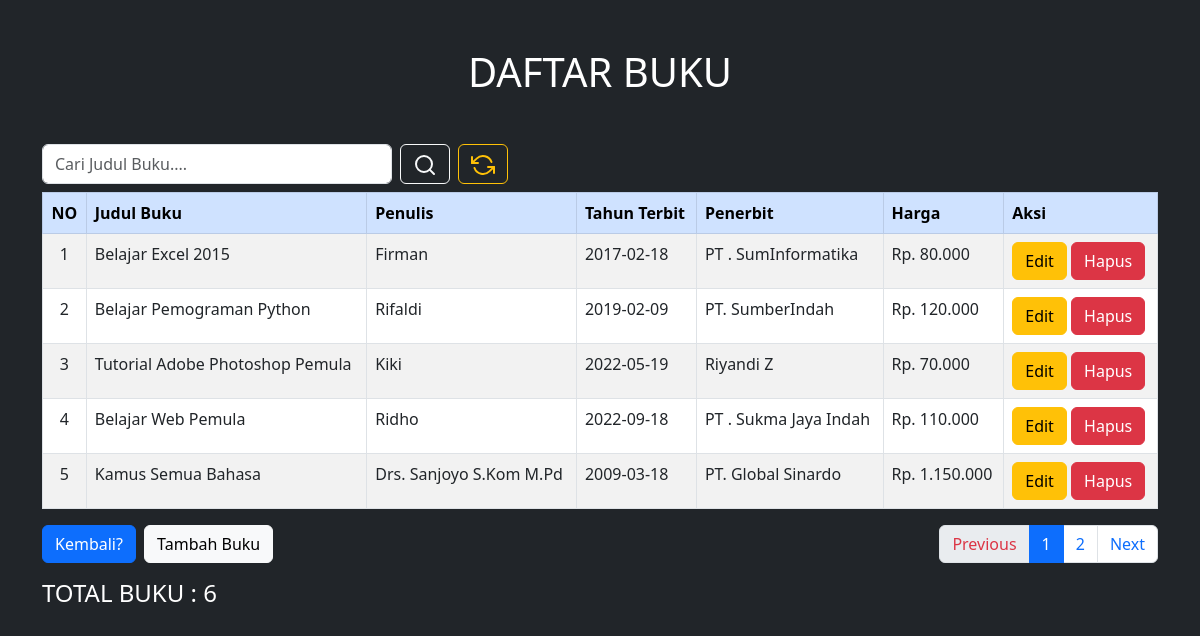
Page /Main/buku.php (signed in) on the committed database.
### tables this page shows
CREATE TABLE `t_buku` (
  `id_buku` int(11) NOT NULL,
  `judul` varchar(255) NOT NULL,
  `penulis` varchar(100) NOT NULL,
  `tahun_terbit` date NOT NULL,
  `penerbit` varchar(100) NOT NULL,
  `harga_buku` bigint(20) NOT NULL
);

### Main/buku.php (the view, shortened to what this page needs)
<?php
require '../koneksi.php';
?>
<!DOCTYPE html>
<html lang="en">
<head>
    <link rel="stylesheet" href="https://cdn.jsdelivr.net/npm/bootstrap@5.3.0/dist/css/bootstrap.min.css">
    <link href="https://cdn.jsdelivr.net/npm/aos@2.3.4/dist/aos.css" rel="stylesheet">
    <link rel="stylesheet" href="../Css/buku.css">
</head>
<body class="bg-dark">
    <div class="aos-wrap" data-aos="fade-in" data-aos-duration="1200">
        <div class="container mt-5">
            <h1 class="text-center text-white mb-5">DAFTAR BUKU</h1>
            <div>
                <form action="" method="get" class="d-flex">
                    <input type="text" name="katakunci" id="" class="form-control me-2 input-width-costum" placeholder="Cari Judul Buku...." value="<?= isset($_GET['katakunci']) ? $_GET['katakunci'] : '' ?>">
                    <button type="submit" name="cari" class="btn btn-outline-light fw-medium me-2"><i data-feather="search"></i></button>
                    <a href="buku.php" class="btn btn-outline-warning fw-medium"><i data-feather="refresh-ccw"></i></a>
                </form>
            </div>
            <div class="table-responsive mt-2">
                <table class="table table-bordered table-striped table-hover">
                    <thead class="table-primary">
                        <tr class="p-5">
                            <th class="text-center">NO</th>
                            <th>Judul Buku</th>
                            <th>Penulis</th>
                            <th>Tahun Terbit</th>
                            <th>Penerbit</th>
                            <th>Harga</th>
                            <th>Aksi</th>
                        </tr>
                    </thead>
                    <tbody>
                        <?php
                        if (isset($_GET['page'])) {
                            $page = (int) $_GET['page'];
                        } else {
                            $page = 1;
                        }
                        if (isset($_GET['katakunci'])) {
                            $kolomKataKunci = $_GET['katakunci'];
                        } else {
                            $kolomKataKunci = "";
                        }
                        $limit = 5;
                        $limitStart = ($page - 1) * $limit;
                        if (isset($_GET['cari'])) {
                            $query = "SELECT * FROM t_buku WHERE judul LIKE '%$kolomKataKunci%' LIMIT $limitStart, $limit";
                            $results = mysqli_query($db_perpus, $query);
                        } else {
                            $query = "SELECT * FROM t_buku LIMIT $limitStart, $limit";
                            $results = mysqli_query($db_perpus, $query);
                        }
                        $rowinfo = mysqli_query($db_perpus, "SELECT * FROM t_buku");
                        $cekrow = mysqli_num_rows($rowinfo);
                        ?>
                        <?php $no = $limitStart + 1; ?>
                        <?php foreach ($results as $buku) : ?>
                            <tr>
                                <td class="text-center">
                                    <?= $no; ?>
                                </td>
                                <td>
                                    <?= $buku['judul']; ?>
                                </td>
                                <td>
                                    <?= $buku['penulis']; ?>
                                </td>
                                <td>
                                    <?= $buku['tahun_terbit']; ?>
                                </td>
                                <td>
                                    <?= $buku['penerbit']; ?>
                                </td>
                                <td>
                                    <?php
                                    $harga = $buku['harga_buku'];
                                    $formatharga = number_format($harga, 0, ",", ".");
                                    ?>
                                    Rp. <?= $formatharga; ?>
                                </td>
                                <td>
                                    <a class="btn btn-warning" href="editbuku.php?id=<?= $buku['id_buku']; ?>">Edit</a>
                                    <button type="button" class="btn btn-danger" data-bs-toggle="modal" data-bs-target="#staticBackdrop<?= $buku['id_buku']; ?>">
                                        Hapus
                                    </button>
                                </td>
                            </tr>
                            <?php $no++ ?>
                        <?php endforeach; ?>
                    </tbody>
                </table>
            </div>
            <div class="d-flex justify-content-between">
                <div>
                    <a href="../index.php" class="btn btn-primary me-1">Kembali?</a>
                    <a href="tbuku.php" class="btn btn-light">Tambah Buku</a>
                    <div class="mt-3">
                        <h4 class="text-white">TOTAL BUKU : <?= $cekrow; ?></h4>
                    </div>
                </div>
                <ul class="pagination">
                    <?php if ($page === 1) : ?>
                        <li class="page-item disabled"><a class="page-link text-danger" href="#">Previous</a></li>
                    <?php endif; ?>
                    <?php
                    if ($kolomKataKunci == "") {
                        $query = "SELECT * FROM t_buku";
                        $results = mysqli_query($db_perpus, $query);
                    } else {
                        $query = "SELECT * FROM t_buku WHERE judul LIKE '%$kolomKataKunci%'";
                        $results = mysqli_query($db_perpus, $query);
                    }
                    $JumlahData = mysqli_num_rows($results);
                    $jumlahPage = ceil($JumlahData / $limit);
                    $jumlahAngka = 1;
                    $startAngka = ($page > $jumlahAngka) ? $page - $jumlahAngka : 1;
                    $endAngka = ($page < ($jumlahPage - $jumlahAngka)) ? $page + $jumlahAngka : $jumlahPage;
                    for ($i = $startAngka; $i <= $endAngka; $i++) :
                        if ($page == $i) {
                            $linkActive = "active";
                        } else {
                            $linkActive = '';
                        }
                    ?>
                        <?php if ($kolomKataKunci == "") : ?>
                            <li class="page-item <?= $linkActive; ?>"><a class="page-link" href="buku.php?page=<?= $i; ?>"><?= $i; ?></a></li>
                        <?php else : ?>
                            <li class="page-item <?= $linkActive; ?>">
                                <a class="page-link" href="buku.php?KataKunci=<?= $kolomKataKunci; ?>&page=<?= $i; ?>"><?= $i; ?></a>
                            </li>
                        <?php endif; ?>
                    <?php endfor; ?>
                    <?php if ($page >= $jumlahPage) : ?>
                        <li class="page-item disabled"><a class="page-link text-danger" href="#">Next</a></li>
                        <?php else :
                        $linkNext = ($page < $jumlahPage) ? $page + 1 : $jumlahPage;
                        if ($kolomKataKunci == "") : ?>
                            <li class="page-item"><a class="page-link" href="buku.php?page=<?= $linkNext; ?>">Next</a></li>
                        <?php else : ?>
                            <li class="page-item"><a class="page-link" href="buku.php?KataKunci=<?= $kolomKataKunci; ?>&page=<?= $linkNext; ?>">Next</a></li>
                        <?php endif; ?>
                    <?php endif; ?>
                </ul>
            </div>
        </div>
    </div>
</body>
</html>

### Css/buku.css (style rules this page uses)
.input-width-costum { width: 350px; }

### rows in the picture
t_buku: judul "Belajar Excel 2015", penulis "Firman", tahun_terbit "2017-02-18", penerbit "PT . SumInformatika", harga_buku "80.000"
t_buku: judul "Belajar Pemograman Python", penulis "Rifaldi", tahun_terbit "2019-02-09", penerbit "PT. SumberIndah", harga_buku "120.000"
t_buku: judul "Tutorial Adobe Photoshop Pemula", penulis "Kiki", tahun_terbit "2022-05-19", penerbit "Riyandi Z", harga_buku "70.000"
t_buku: judul "Belajar Web Pemula", penulis "Ridho", tahun_terbit "2022-09-18", penerbit "PT . Sukma Jaya Indah", harga_buku "110.000"
t_buku: judul "Kamus Semua Bahasa", penulis "Drs. Sanjoyo S.Kom M.Pd", tahun_terbit "2009-03-18", penerbit "PT. Global Sinardo", harga_buku "1.150.000"

### other values in the picture
$cekrow "6"
